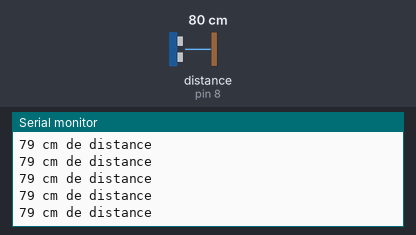
The program below on a simulated Arduino Uno, built with avr-gcc and run on an emulated ATmega328P. Shown: the last lines printed to the serial monitor. Wiring (inferred from the names in the program): ultrasonic range finder: trigger pin 10; echo pin 8. Inputs (shaded band) come from the test bench; at power-on: distance to the obstacle (sensor on pin 8) 80 cm. The echo pulse lasts 58.3 µs per cm.

Above: at 1.2 s.
1.3 s: distance to the obstacle (sensor on pin 8) set to 2 cm
At 2.2 s:
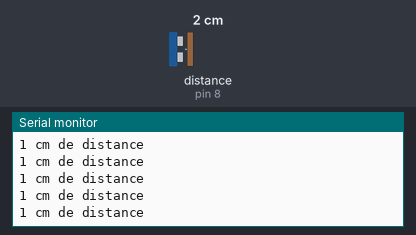
4.3 s: distance to the obstacle (sensor on pin 8) set to 18 cm
At 5.4 s:
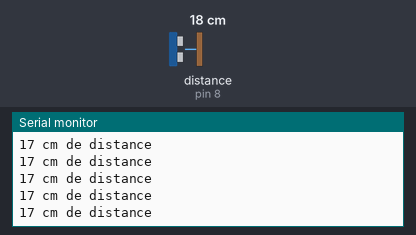
7.3 s: distance to the obstacle (sensor on pin 8) set to 4 cm
At 8.1 s:
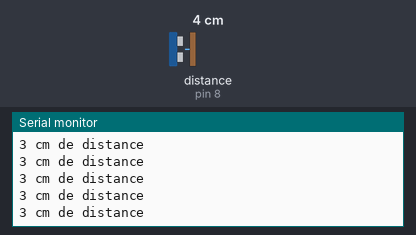
10.3 s: distance to the obstacle (sensor on pin 8) set to 35 cm
At 11.0 s:
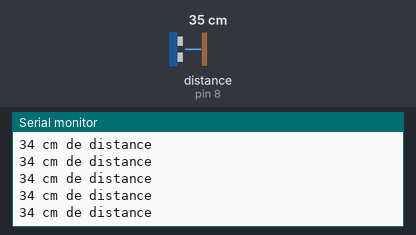
13.3 s: distance to the obstacle (sensor on pin 8) set to 120 cm
At 14.2 s:
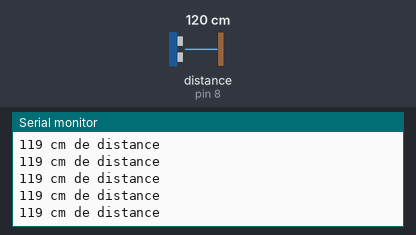
16.3 s: distance to the obstacle (sensor on pin 8) set to 60 cm
At 17.1 s:
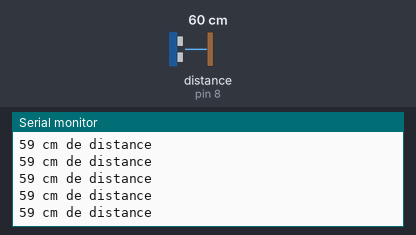
Timing chart, 0 to 19.3 s (numbered marks = the images above; inputs shaded):
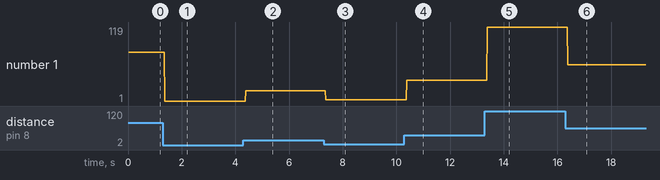

The program:

main.cpp
```cpp
#include <Arduino.h>
const int borneTrigger = 10;
const int borneEcho = 8;
long duree, cm, pouces;
int distance;
void setup()
{
  // put your setup code here, to run once:
  Serial.begin(9600);
  Serial.println("démarrage de la console");
  pinMode(borneTrigger, OUTPUT);
  pinMode(borneEcho, INPUT);
}

void loop()
{
  // put your main code here, to run repeatedly:
  digitalWrite(borneTrigger, LOW);
  delayMicroseconds(5);
  digitalWrite(borneTrigger, HIGH);
  delayMicroseconds(10);
  digitalWrite(borneTrigger, LOW);
  duree = pulseIn(borneEcho, HIGH);
  cm = (duree / 2) / 29.1;
  Serial.print(cm);
  Serial.println(" cm de distance");
}
```

Measured:
- after the input at 1.3 s, the serial monitor: prints a new line after 0.07 s (image 1)
- after the input at 4.3 s, the serial monitor: prints a new line after 0.08 s (image 2)
- after the input at 7.3 s, the serial monitor: prints a new line after 0.07 s (image 3)
- after the input at 10.3 s, the serial monitor: prints a new line after 0.08 s (image 4)
- after the input at 13.3 s, the serial monitor: prints a new line after 0.09 s (image 5)
- after the input at 16.3 s, the serial monitor: prints a new line after 0.08 s (image 6)
- plotted number 1: 79 → 1 after the input at 1.3 s, 1 → 17 after the input at 4.3 s, 17 → 3 after the input at 7.3 s, 3 → 34 after the input at 10.3 s, 34 → 119 after the input at 13.3 s
